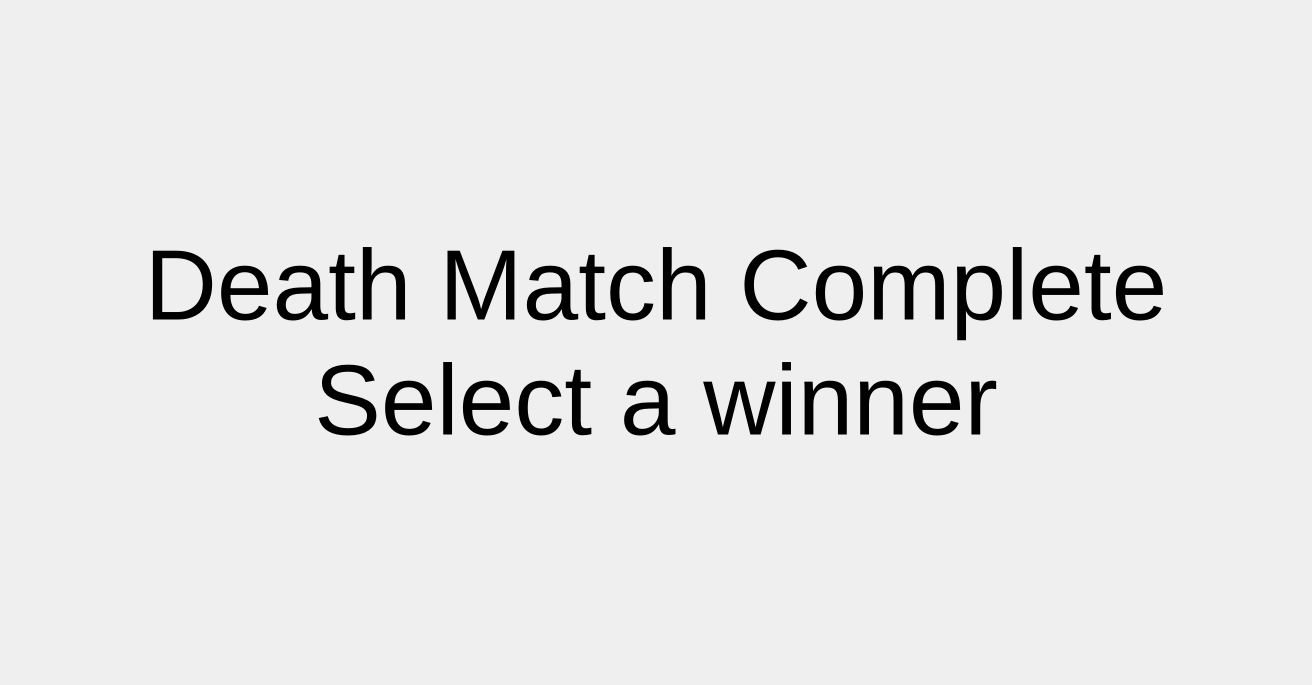
<?xml version="1.0" encoding="UTF-8"?>
<ui version="4.0">
 <class>DeathMatchCompleteWidget</class>
 <widget class="QWidget" name="DeathMatchCompleteWidget">
  <property name="geometry">
   <rect>
    <x>0</x>
    <y>0</y>
    <width>1312</width>
    <height>685</height>
   </rect>
  </property>
  <property name="windowTitle">
   <string>Form</string>
  </property>
  <layout class="QGridLayout" name="gridLayout_2">
   <item row="0" column="0">
    <layout class="QGridLayout" name="gridLayout">
     <property name="spacing">
      <number>0</number>
     </property>
     <item row="0" column="0">
      <widget class="QLabel" name="label">
       <property name="font">
        <font>
         <pointsize>75</pointsize>
        </font>
       </property>
       <property name="text">
        <string>Death Match Complete
Select a winner</string>
       </property>
       <property name="alignment">
        <set>Qt::AlignCenter</set>
       </property>
      </widget>
     </item>
    </layout>
   </item>
  </layout>
 </widget>
 <resources/>
 <connections/>
</ui>
